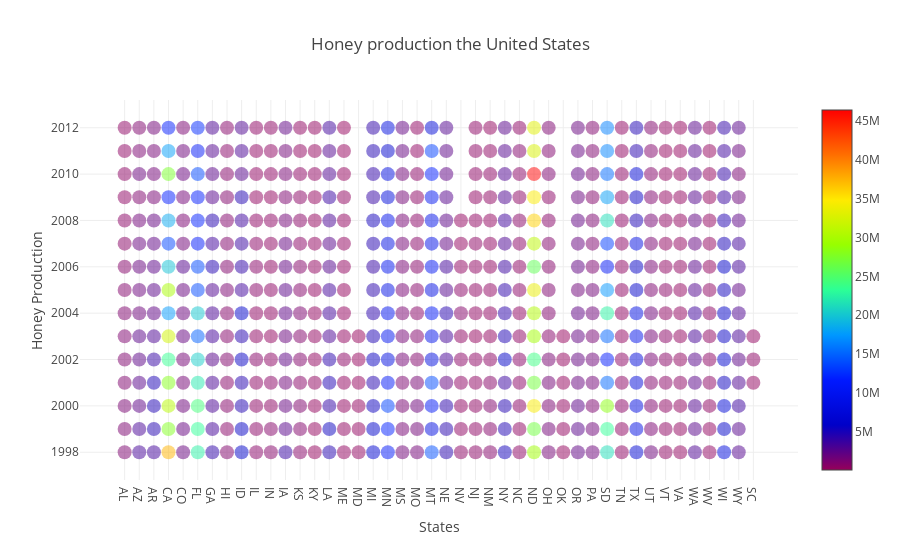

This figure's notebook cell:
### Code cell
offline.iplot(fig)

### Figure 1 — Plotly figure (JSON) as saved in the notebook; plotly's stock layout.template omitted (floating-point values rounded to 4 significant figures; data arrays with more than 128 entries replaced by an {"elided": "..."} marker saying what was removed)
{"data": [{"marker": {"color": {"elided": "626 int values"}, "colorscale": "Rainbow", "opacity": 0.5, "showscale": true, "size": 14}, "mode": "markers", "text": {"elided": "626 int values"}, "type": "scatter", "x": {"elided": "626 str values"}, "y": {"elided": "626 int values"}}], "layout": {"hovermode": "closest", "title": "Honey production the United States", "xaxis": {"title": "States"}, "yaxis": {"title": "Honey Production"}}}
